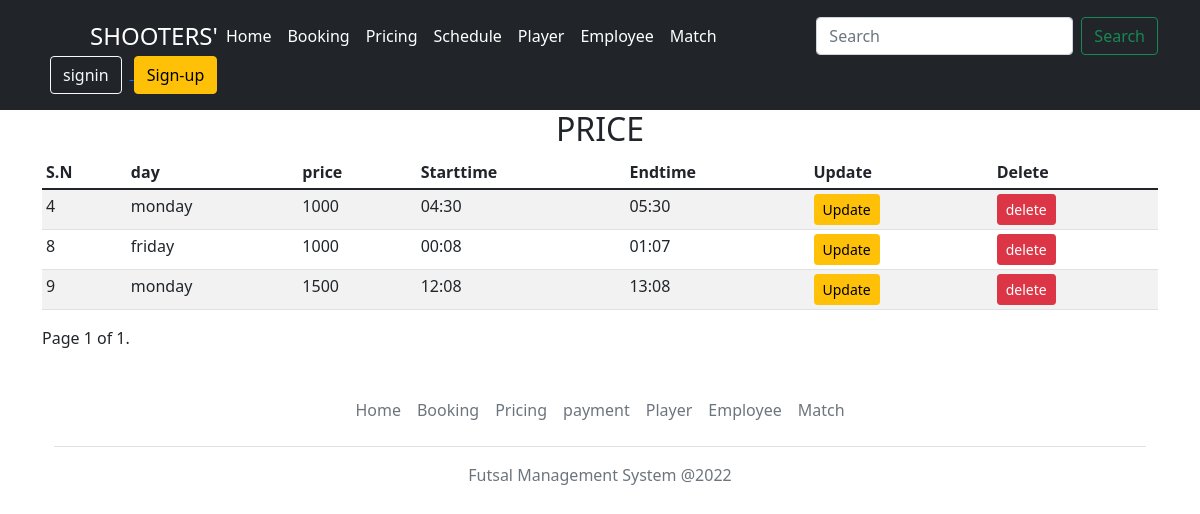
The page /pricedata/ on the database its author committed.
### app/models.py (models this page shows, shortened)
class Price(models.Model):
    start_time = models.TextField(blank=True, unique= True)
    price = models.IntegerField(default=True)
    end_time = models.TextField(blank=True, null=True)
    day = models.TextField(blank=True, null=True)

### app/views.py (the view)
# urls.py: path('pricedata/',views.Pricedata, name="pricedata"),
def Pricedata(request):
    price=Price.objects.all()
    paginator=Paginator(price,5)
    page_number=request.GET.get('page')
    page_obj=paginator.get_page(page_number)
    context={"data":price,"page_obj":page_obj}
    return render(request, 'pricedata.html',context)

### templates/pricedata.html (shortened to what this page needs)
{% load static %}
<!DOCTYPE html>
<html lang="en">
<head>
    <link rel="stylesheet" href="{% static 'css/bootstrap.min.css' %}" />
</head>
<body>
    <header class="p-3 bg-dark text-white">
        <div class="container">
            <div class="d-flex flex-wrap align-items-center justify-content-center justify-content-lg-start">
                <a href="/" class="d-flex align-items-center mb-2 mb-lg-0 text-white text-decoration-none">
                    <svg class="bi me-2" width="40" height="32" role="img" aria-label="Bootstrap">
                        <use xlink:href="#bootstrap" />
                    </svg>
                    <span class="fs-4">SHOOTERS'</span>
                </a>
                <ul class="nav col-12 col-lg-auto me-lg-auto mb-2 justify-content-center mb-md-0">
                    <li><a href="{% url 'home' %}" class="nav-link px-2 text-white">Home</a></li>
                    <li><a href="{% url 'booking' %}" class="nav-link px-2 text-white">Booking</a></li>
                    <li><a href="{% url 'price' %}" class="nav-link px-2 text-white">Pricing</a></li>
                    <li><a href="{% url 'schedule' %}" class="nav-link px-2 text-white">Schedule</a></li>
                    <li><a href="{% url 'player' %}" class="nav-link px-2 text-white">Player</a></li>
                    <li><a href="{% url 'employee' %}" class="nav-link px-2 text-white">Employee</a></li>
                    <li><a href="{% url 'match' %}" class="nav-link px-2 text-white">Match</a></li>
                </ul>
                <form class="d-flex" role="search" method="get"  action="{% url 'search' %}">
                    <input class="form-control me-2" type="search" placeholder="Search" id="query" name="query"  aria-label="Search">
                    <button class="btn btn-outline-success" type="submit" name="submit">Search</button>
                </form>
                <div class="text-end">
                    <a href="/signin">
                        <button type="button" class="btn btn-outline-light mx-2">signin</button>
                    </a>
                    <a href="/signup">
                        <button type="button" class="btn btn-warning">Sign-up</button>
                    </a>
                </div>
            </div>
        </div>
    </header>
    <div class="container">
        <h2 class="text-center">PRICE</h2>
        <div class="table-responsive">
            <table class="table table-striped table-sm px-5">
                <thead>
                    <tr>
                        <th scope="col">S.N</th>
                        <th scope="col">day</th>
                        <th scope="col">price</th>
                        <th scope="col">Starttime</th>
                        <th scope="col">Endtime</th>
                        <th scope="col">Update</th>
                        <th scope="col">Delete</th>
                    </tr>
                </thead>
                <tbody>
                    {% for details in page_obj %}
                    <tr>
                        <td>{{details.id}}</td>
                        <td>{{details.day}}</td>
                        <td>{{details.price}}</td>
                        <td>{{details.start_time}}</td>
                        <td>{{details.end_time}}</td>
                        <td>
                            <a href="{% url 'editprice' details.id %}" class="btn btn-warning btn-sm">
                                Update
                                </a>
                        </td>
                        <td>
                            <form method="POST" action="{% url 'pricedelete' details.id %}">
                                <input type="submit" name="delete" value="delete" class="btn btn-danger btn-sm">
                            </form>
                        </td>
                    </tr>
                    {% endfor %}
                </tbody>
            </table>
        </div>
        <div class="pagination">
            <span class="step-links">
                <span class="current">
                    Page {{ page_obj.number }} of {{ page_obj.paginator.num_pages }}.
                </span>
            </span>
        </div>
        <div class="container">
            <footer class="py-3 my-4">
                <ul class="nav justify-content-center border-bottom pb-3 mb-3">
                    <li class="nav-item"><a href="{% url 'home' %}" class="nav-link px-2 text-muted">Home</a></li>
                    <li class="nav-item"><a href="{% url 'booking' %}" class="nav-link px-2 text-muted">Booking</a></li>
                    <li class="nav-item"><a href="{% url 'price' %}" class="nav-link px-2 text-muted">Pricing</a></li>
                    <li class="nav-item"><a href="{% url 'payment' %}" class="nav-link px-2 text-muted">payment</a></li>
                    <li class="nav-item"><a href="{% url 'player' %}" class="nav-link px-2 text-muted">Player</a></li>
                    <li class="nav-item"><a href="{% url 'employee' %}" class="nav-link px-2 text-muted">Employee</a>
                    </li>
                    <li class="nav-item"><a href="{% url 'match' %}" class="nav-link px-2 text-muted">Match</a></li>
                </ul>
                <p class="text-center text-muted">Futsal Management System @2022</p>
            </footer>
        </div>
</body>
</html>

### rows shown on the page
Price: id "4", day "monday", price "1000", start_time "04:30", end_time "05:30"
Price: id "8", day "friday", price "1000", start_time "00:08", end_time "01:07"
Price: id "9", day "monday", price "1500", start_time "12:08", end_time "13:08"

### other values the page prints
{{ page_obj.number }} "1"
{{ page_obj.paginator.num_pages }} "1"
